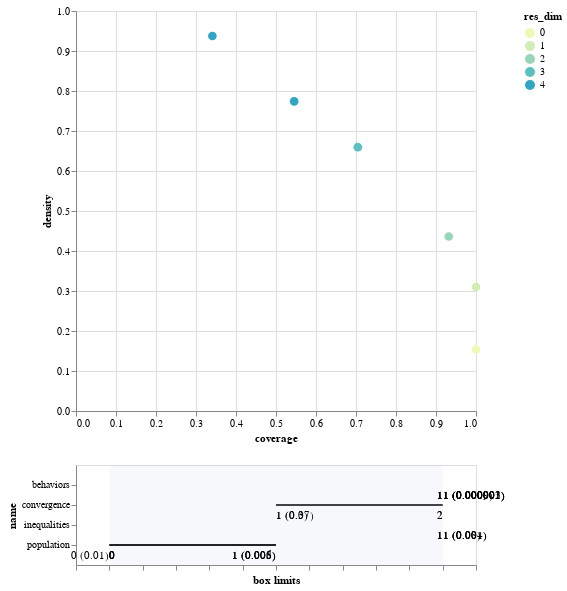

The notebook cell this image was saved under:
### Code cell
box_ssp1_1.inspect_tradeoff()

### Figure 1 — Vega-Lite specification as saved in the notebook (floating-point values rounded to 4 significant figures)
{"config": {"view": {"continuousWidth": 400, "continuousHeight": 300}}, "vconcat": [{"data": {"name": "data-4d55757c940b2f4ccc39d4e3bbf18f2d"}, "mark": {"type": "circle", "size": 75}, "encoding": {"color": {"type": "ordinal", "field": "res_dim", "scale": {"range": ["#eff9b6", "#d0edb3", "#97d6b9", "#5dc0c0", "#31a5c2", "#1f80b8", "#2354a3", "#21318d"]}}, "opacity": {"condition": {"value": 1, "selection": "selector002"}, "value": 0.4}, "tooltip": [{"type": "ordinal", "field": "id"}, {"type": "quantitative", "field": "coverage", "format": ".2"}, {"type": "quantitative", "field": "density", "format": ".2"}, {"type": "ordinal", "field": "res_dim"}], "x": {"type": "quantitative", "field": "coverage"}, "y": {"type": "quantitative", "field": "density"}}, "height": 400, "selection": {"selector002": {"type": "single", "fields": ["id"]}}, "width": 400}, {"layer": [{"data": {"name": "data-c0ea0e4de5d15f43b6f4527dcfe77c96"}, "mark": "rule", "encoding": {"x": {"type": "quantitative", "axis": {"grid": false, "labels": false, "title": "box limits"}, "field": "x_lower", "scale": {"domain": [0, 1], "padding": 0.1}}, "x2": {"field": "x_upper"}, "y": {"type": "nominal", "field": "name", "scale": {"padding": 1.0}}}, "transform": [{"calculate": "(datum.x1-datum.minimum)/(datum.maximum-datum.minimum)", "as": "x_lower"}, {"calculate": "(datum.x2-datum.minimum)/(datum.maximum-datum.minimum)", "as": "x_upper"}, {"filter": {"selection": "selector002"}}], "width": 400}, {"data": {"name": "data-c0ea0e4de5d15f43b6f4527dcfe77c96"}, "mark": {"type": "text", "align": "left", "baseline": "top", "dy": 5}, "encoding": {"text": {"type": "ordinal", "field": "text"}, "x": {"type": "quantitative", "axis": {"grid": false, "labels": false, "title": "box limits"}, "field": "x_lower", "scale": {"domain": [0, 1], "padding": 0.1}}, "x2": {"field": "x_upper"}, "y": {"type": "nominal", "field": "name", "scale": {"padding": 1.0}}}, "transform": [{"calculate": "(datum.x1-datum.minimum)/(datum.maximum-datum.minimum)", "as": "x_lower"}, {"calculate": "(datum.x2-datum.minimum)/(datum.maximum-datum.minimum)", "as": "x_upper"}, {"filter": {"selection": "selector002"}}, {"calculate": "datum.qp_lower>0?format(datum.x1, \".2\")+\" (\"+format(datum.qp_lower, \".1~g\")+\")\" :format(datum.x1, \".2\")", "as": "text"}], "width": 400}, {"data": {"name": "data-c0ea0e4de5d15f43b6f4527dcfe77c96"}, "mark": {"type": "text", "align": "right", "baseline": "top", "dy": 5}, "encoding": {"text": {"type": "ordinal", "field": "text"}, "x": {"type": "quantitative", "field": "x_upper"}, "x2": {"field": "x_upper"}, "y": {"type": "nominal", "field": "name", "scale": {"padding": 1.0}}}, "transform": [{"calculate": "(datum.x1-datum.minimum)/(datum.maximum-datum.minimum)", "as": "x_lower"}, {"calculate": "(datum.x2-datum.minimum)/(datum.maximum-datum.minimum)", "as": "x_upper"}, {"filter": {"selection": "selector002"}}, {"calculate": "datum.qp_upper>0?format(datum.x2, \".2\")+\" (\"+format(datum.qp_upper, \".1\")+\")\" :format(datum.x2, \".2\")", "as": "text"}], "width": 400}, {"data": {"name": "data-bb8d07f6df3d47a6a475317795287b23"}, "mark": {"type": "rect", "opacity": 0.05}, "encoding": {"x": {"type": "quantitative", "field": "start"}, "x2": {"field": "end"}}}, {"data": {"name": "data-d751713988987e9331980363e24189ce"}, "mark": "point", "encoding": {"x": {"type": "quantitative", "field": "x"}, "y": {"type": "nominal", "field": "name"}}, "transform": [{"filter": {"selection": "selector002"}}], "width": 400}, {"data": {"name": "data-d751713988987e9331980363e24189ce"}, "mark": {"type": "text", "align": "center", "baseline": "top", "dy": 5}, "encoding": {"text": {"type": "nominal", "field": "item"}, "x": {"type": "quantitative", "field": "x"}, "y": {"type": "nominal", "field": "name"}}, "transform": [{"filter": {"selection": "selector002"}}], "width": 400}]}], "$schema": "https://vega.github.io/schema/vega-lite/v4.8.1.json", "datasets": {"data-4d55757c940b2f4ccc39d4e3bbf18f2d": [{"coverage": 1.0, "density": 0.1538, "id": 0, "mass": 1.0, "mean": 0.1538, "res_dim": 0}, {"coverage": 1.0, "density": 0.3099, "id": 1, "mass": 0.4965, "mean": 0.3099, "res_dim": 1}, {"coverage": 0.9318, "density": 0.4362, "id": 2, "mass": 0.3287, "mean": 0.4362, "res_dim": 2}, {"coverage": 0.7045, "density": 0.6596, "id": 3, "mass": 0.1643, "mean": 0.6596, "res_dim": 3}, {"coverage": 0.5455, "density": 0.7742, "id": 4, "mass": 0.1084, "mean": 0.7742, "res_dim": 4}, {"coverage": 0.3409, "density": 0.9375, "id": 5, "mass": 0.05594, "mean": 0.9375, "res_dim": 4}], "data-c0ea0e4de5d15f43b6f4527dcfe77c96": [{"x1": 1.0, "x2": 1.0, "name": "behaviors", "id": 1, "minimum": 0.0, "maximum": 1.0, "qp_lower": 2.328e-06, "qp_upper": -1.0}, {"x1": 0.0, "x2": 1.0, "name": "population", "id": 2, "minimum": 0.0, "maximum": 2.0, "qp_lower": -1.0, "qp_upper": 0.005305}, {"x1": 1.0, "x2": 1.0, "name": "behaviors", "id": 2, "minimum": 0.0, "maximum": 1.0, "qp_lower": 1.034e-06, "qp_upper": -1.0}, {"x1": 1.0, "x2": 1.0, "name": "inequalities", "id": 3, "minimum": 0.0, "maximum": 1.0, "qp_lower": 0.0009772, "qp_upper": -1.0}, {"x1": 0.0, "x2": 1.0, "name": "population", "id": 3, "minimum": 0.0, "maximum": 2.0, "qp_lower": -1.0, "qp_upper": 0.005972}, {"x1": 1.0, "x2": 1.0, "name": "behaviors", "id": 3, "minimum": 0.0, "maximum": 1.0, "qp_lower": 1.47e-06, "qp_upper": -1.0}, {"x1": 1.0, "x2": 1.0, "name": "inequalities", "id": 4, "minimum": 0.0, "maximum": 1.0, "qp_lower": 0.003786, "qp_upper": -1.0}, {"x1": 1.0, "x2": 2.0, "name": "convergence", "id": 4, "minimum": 0.0, "maximum": 2.0, "qp_lower": 0.07219, "qp_upper": -1.0}, {"x1": 0.0, "x2": 1.0, "name": "population", "id": 4, "minimum": 0.0, "maximum": 2.0, "qp_lower": -1.0, "qp_upper": 0.008399}, {"x1": 1.0, "x2": 1.0, "name": "behaviors", "id": 4, "minimum": 0.0, "maximum": 1.0, "qp_lower": 3.403e-06, "qp_upper": -1.0}, {"x1": 1.0, "x2": 1.0, "name": "inequalities", "id": 5, "minimum": 0.0, "maximum": 1.0, "qp_lower": 0.08237, "qp_upper": -1.0}, {"x1": 1.0, "x2": 2.0, "name": "convergence", "id": 5, "minimum": 0.0, "maximum": 2.0, "qp_lower": 0.3219, "qp_upper": -1.0}, {"x1": 0.0, "x2": 0.0, "name": "population", "id": 5, "minimum": 0.0, "maximum": 2.0, "qp_lower": -1.0, "qp_upper": 0.01107}, {"x1": 1.0, "x2": 1.0, "name": "behaviors", "id": 5, "minimum": 0.0, "maximum": 1.0, "qp_lower": 0.0009414, "qp_upper": -1.0}], "data-bb8d07f6df3d47a6a475317795287b23": [{"start": 0, "end": 1}], "data-d751713988987e9331980363e24189ce": []}}
